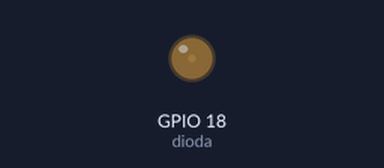
This program was run on a simulated Raspberry Pi (BCM pin numbers). Parts: output pins drawn as LEDs (lit = HIGH).

Above: at 0.05 s.
At 0.5 s:
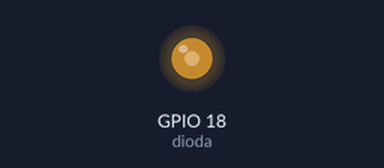
At 0.75 s:
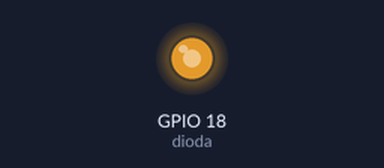
At 1.0 s:
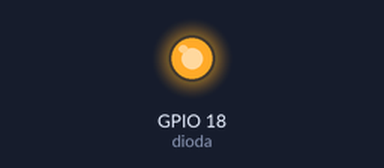
Timing chart, 0 to 3.0 s (numbered marks = the images above):
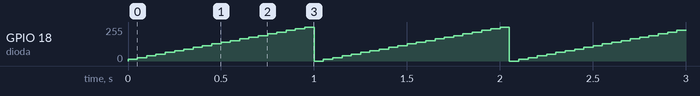

The program:

gpio_led_3.py
```python
import RPi.GPIO as GPIO
import time

GPIO.setmode(GPIO.BCM)
GPIO.setwarnings(False)
GPIO.setup(18, GPIO.OUT)

dioda = GPIO.PWM(18, 50) #Nowa instancja PWM
wypelnienie = 0
dioda.start(wypelnienie)

try:
        while True:
           wypelnienie += 5
           if wypelnienie > 100:
                wypelnienie = 0
           dioda.ChangeDutyCycle(wypelnienie)
           time.sleep(0.05)
except KeyboardInterrupt:
        print('Koniec')

dioda.stop()
GPIO.cleanup()
```

Measured:
- by itself, GPIO 18 (dioda): ramps from 0/255 to 255/255 and jumps back, once every 1.1 s
